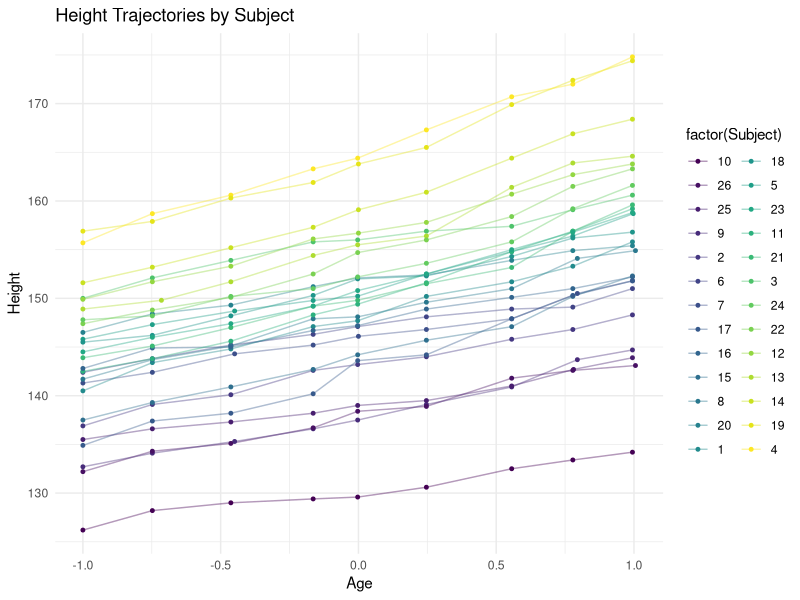
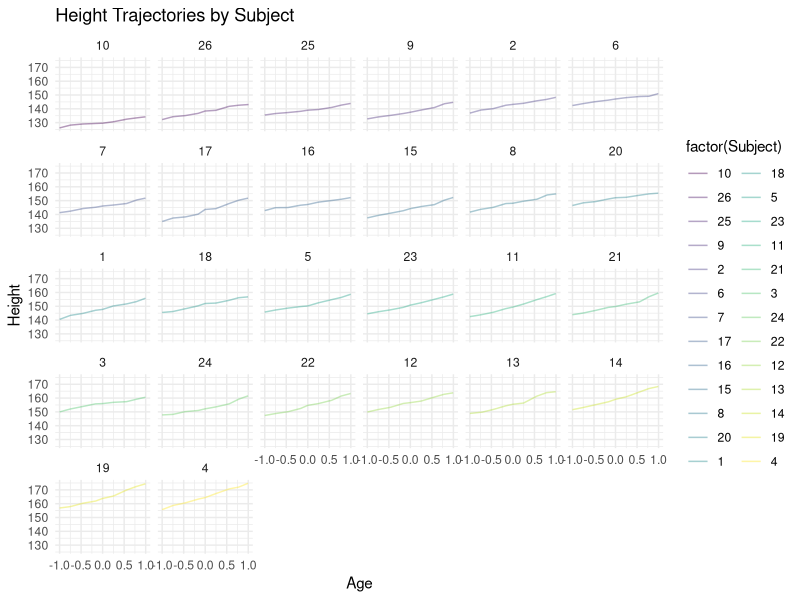
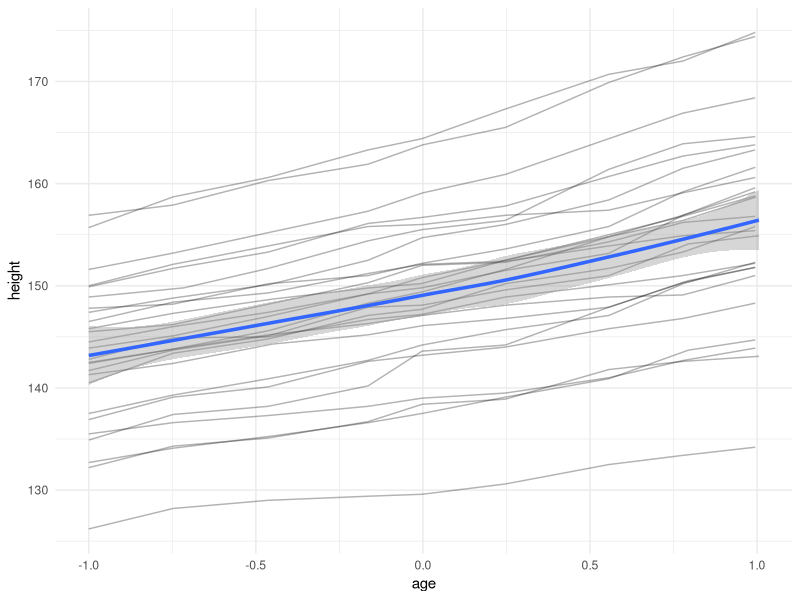
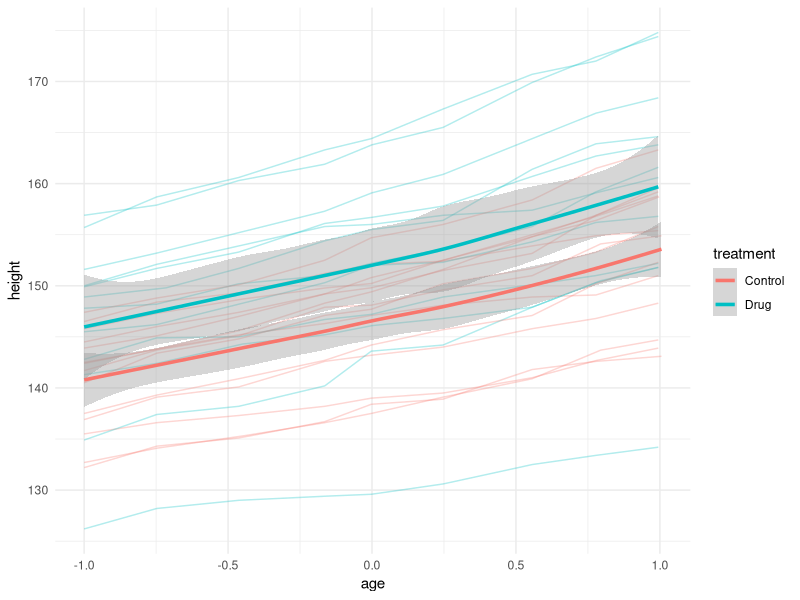

The R source for these figures, in order:
library(nlme)
library(ggplot2)
Oxboys
ggplot(Oxboys, aes(x = age, y = height, 
                 group = Subject,
                 color = factor(Subject))) +
  geom_line(alpha = 0.4) +
  geom_point(size = 1) + 
  labs(
    title = 'Height Trajectories by Subject',
    x = 'Age',
    y = 'Height'
  ) +
  theme_minimal()

ggplot(Oxboys, aes(x = age, y = height, 
                   group = Subject,
                   color = factor(Subject))) +
  geom_line(alpha = 0.4) +
  facet_wrap(~ Subject) + 
  labs(
    title = 'Height Trajectories by Subject',
    x = 'Age',
    y = 'Height'
  ) +
  theme_minimal()

# Spaghetti plot
ggplot(Oxboys, aes(x = age, y = height, group = Subject)) +
  geom_line(alpha = 0.3) +
  geom_smooth(aes(group = 1), method = 'loess', linewidth = 1.2) + 
  theme_minimal()

# Mean height per subject
subject_means <- aggregate(height ~ Subject, Oxboys, mean)
# Between-subject variability
var(subject_means$height)

Oxboys$subject_mean <- ave(Oxboys$height, Oxboys$Subject)
Oxboys

library(lme4)
model <- lmer(height ~ 1 + (1 | Subject), data = Oxboys)
var_components <- as.data.frame(VarCorr(model))

between_var <- var_components$vcov[1]
within_var <- attr(VarCorr(model), 'sc')^2

ICC <- between_var / (between_var + within_var)
ICC

model2 <- lmer(height ~ age + (age | Subject), data = Oxboys)
summary(model2)

### Fixed effects model
fixed_effects <- lm(height ~ age, data = Oxboys)
summary(fixed_effects)
### Mixed effects model
mixed_effects1 <- lmer(height ~ age + (1 | Subject), data = Oxboys)
summary(mixed_effects1)

mixed_effects2 <- lmer(height ~ age + (age | Subject), data = Oxboys)
summary(mixed_effects2)

anova(mixed_effects1, mixed_effects2)
### Random effects
# represents the effect for repeated measurements
# within individuals. The first mixed-effect model (random-intercept model)
# allows each subject to have their own baseline height, while a random 
# intercept-and-slope model allows each subject to have their own baseline height
# and their own rate of height change with age. 

Oxboys_treatment <- data.frame(
  Subject = unique(Oxboys$Subject),
  treatment = sample(c('Control', 'Drug'),
                     length(unique(Oxboys$Subject)),
                     replace = TRUE)
)
Oxboys_treatment
Oxboys
df <- merge(Oxboys, Oxboys_treatment, by = 'Subject')
df
# Treatment as a main effect
main_treat <- lmer(height ~ age + treatment + (1 | Subject), data = df)
summary(main_treat)
# Adding interaction term because treatment can affect
# baseline height or growth rate over time
interact_treat <- lmer(height ~ age * treatment + (1 | Subject), data = df)
summary(interact_treat)
# age:treatmentDrug - difference in growth rates between treatment groups
# Adding random slopes to model random intercepts, random slopes, 
# treatment effect on growth
model_treat <- lmer(height ~ age * treatment + (age | Subject), data = df)
summary(model_treat)



ggplot(df, aes(x = age, y = height, group = Subject,
              color = treatment)) +
  geom_line(alpha = 0.3) +
  geom_smooth(aes(group = treatment), linewidth = 1.2) +
  theme_minimal()
# thick smooth lines show the average trend by treatment group
